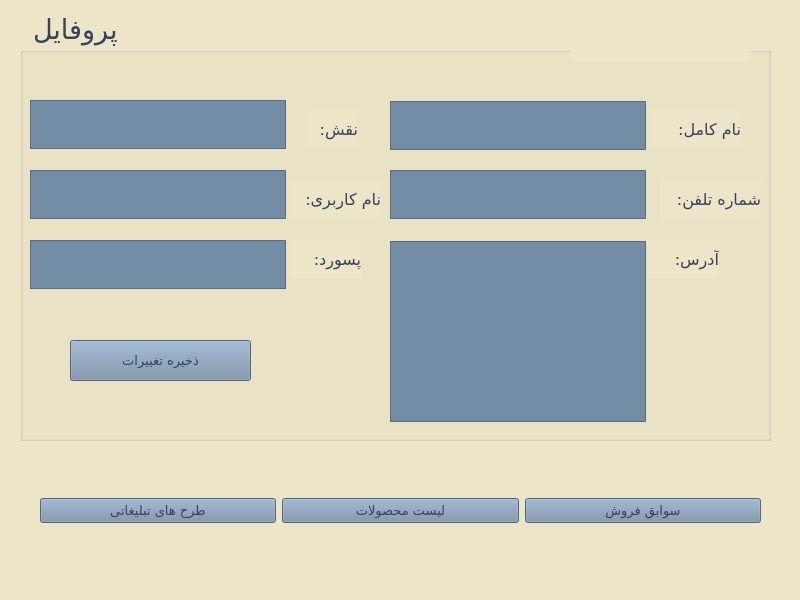
<?xml version="1.0" encoding="UTF-8"?>
<ui version="4.0">
 <class>customerProf</class>
 <widget class="QMainWindow" name="customerProf">
  <property name="geometry">
   <rect>
    <x>0</x>
    <y>0</y>
    <width>800</width>
    <height>600</height>
   </rect>
  </property>
  <property name="windowTitle">
   <string>MainWindow</string>
  </property>
  <property name="styleSheet">
   <string notr="true">background-color: rgb(236, 229, 199);</string>
  </property>
  <widget class="QWidget" name="centralwidget">
   <widget class="QWidget" name="horizontalLayoutWidget">
    <property name="geometry">
     <rect>
      <x>40</x>
      <y>480</y>
      <width>721</width>
      <height>61</height>
     </rect>
    </property>
    <layout class="QHBoxLayout" name="horizontalLayout">
     <item>
      <widget class="QPushButton" name="pushButton_3">
       <property name="font">
        <font>
         <family>Lalezar</family>
         <pointsize>10</pointsize>
        </font>
       </property>
       <property name="styleSheet">
        <string notr="true">color: rgb(53, 66, 89);
background-color: rgb(116, 141, 166);</string>
       </property>
       <property name="text">
        <string>طرح های تبلیغاتی</string>
       </property>
      </widget>
     </item>
     <item>
      <widget class="QPushButton" name="pushButton_2">
       <property name="font">
        <font>
         <family>Lalezar</family>
         <pointsize>10</pointsize>
        </font>
       </property>
       <property name="styleSheet">
        <string notr="true">background-color: rgb(116, 141, 166);
color: rgb(53, 66, 89);</string>
       </property>
       <property name="text">
        <string>لیست محصولات</string>
       </property>
      </widget>
     </item>
     <item>
      <widget class="QPushButton" name="pushButton">
       <property name="font">
        <font>
         <family>Lalezar</family>
         <pointsize>10</pointsize>
        </font>
       </property>
       <property name="styleSheet">
        <string notr="true">background-color: rgb(116, 141, 166);
color: rgb(53, 66, 89);</string>
       </property>
       <property name="text">
        <string>سوابق فروش</string>
       </property>
      </widget>
     </item>
    </layout>
   </widget>
   <widget class="QGroupBox" name="groupBox">
    <property name="geometry">
     <rect>
      <x>20</x>
      <y>10</y>
      <width>751</width>
      <height>431</height>
     </rect>
    </property>
    <property name="sizePolicy">
     <sizepolicy hsizetype="Expanding" vsizetype="Fixed">
      <horstretch>0</horstretch>
      <verstretch>0</verstretch>
     </sizepolicy>
    </property>
    <property name="font">
     <font>
      <family>Lalezar</family>
      <pointsize>20</pointsize>
      <bold>false</bold>
     </font>
    </property>
    <property name="styleSheet">
     <string notr="true">color: rgb(53, 66, 89);</string>
    </property>
    <property name="title">
     <string> پروفایل</string>
    </property>
    <property name="flat">
     <bool>false</bool>
    </property>
    <widget class="QLabel" name="label_1">
     <property name="geometry">
      <rect>
       <x>630</x>
       <y>100</y>
       <width>91</width>
       <height>38</height>
      </rect>
     </property>
     <property name="font">
      <font>
       <family>Lalezar</family>
       <pointsize>12</pointsize>
      </font>
     </property>
     <property name="styleSheet">
      <string notr="true">color: rgb(53, 66, 89);</string>
     </property>
     <property name="text">
      <string>نام کامل:</string>
     </property>
    </widget>
    <widget class="QLabel" name="label_3">
     <property name="geometry">
      <rect>
       <x>640</x>
       <y>170</y>
       <width>101</width>
       <height>38</height>
      </rect>
     </property>
     <property name="font">
      <font>
       <family>Lalezar</family>
       <pointsize>12</pointsize>
      </font>
     </property>
     <property name="styleSheet">
      <string notr="true">color: rgb(53, 66, 89);</string>
     </property>
     <property name="text">
      <string>شماره تلفن:</string>
     </property>
    </widget>
    <widget class="QLabel" name="label_4">
     <property name="geometry">
      <rect>
       <x>628</x>
       <y>230</y>
       <width>71</width>
       <height>38</height>
      </rect>
     </property>
     <property name="font">
      <font>
       <family>Lalezar</family>
       <pointsize>12</pointsize>
      </font>
     </property>
     <property name="styleSheet">
      <string notr="true">color: rgb(53, 66, 89);</string>
     </property>
     <property name="text">
      <string>آدرس:</string>
     </property>
    </widget>
    <widget class="QLabel" name="label_5">
     <property name="geometry">
      <rect>
       <x>287</x>
       <y>100</y>
       <width>51</width>
       <height>38</height>
      </rect>
     </property>
     <property name="font">
      <font>
       <family>Lalezar</family>
       <pointsize>12</pointsize>
      </font>
     </property>
     <property name="styleSheet">
      <string notr="true">color: rgb(53, 66, 89);</string>
     </property>
     <property name="text">
      <string>نقش:</string>
     </property>
    </widget>
    <widget class="QLabel" name="label_6">
     <property name="geometry">
      <rect>
       <x>270</x>
       <y>170</y>
       <width>91</width>
       <height>38</height>
      </rect>
     </property>
     <property name="font">
      <font>
       <family>Lalezar</family>
       <pointsize>12</pointsize>
      </font>
     </property>
     <property name="styleSheet">
      <string notr="true">color: rgb(53, 66, 89);</string>
     </property>
     <property name="text">
      <string>نام کاربری:</string>
     </property>
    </widget>
    <widget class="QLabel" name="label_7">
     <property name="geometry">
      <rect>
       <x>270</x>
       <y>230</y>
       <width>71</width>
       <height>38</height>
      </rect>
     </property>
     <property name="font">
      <font>
       <family>Lalezar</family>
       <pointsize>12</pointsize>
      </font>
     </property>
     <property name="styleSheet">
      <string notr="true">color: rgb(53, 66, 89);</string>
     </property>
     <property name="text">
      <string>پسورد:</string>
     </property>
    </widget>
    <widget class="QPushButton" name="pushButton_4">
     <property name="geometry">
      <rect>
       <x>50</x>
       <y>330</y>
       <width>181</width>
       <height>41</height>
      </rect>
     </property>
     <property name="font">
      <font>
       <family>Lalezar</family>
       <pointsize>10</pointsize>
      </font>
     </property>
     <property name="styleSheet">
      <string notr="true">color: rgb(53, 66, 89);
background-color: rgb(116, 141, 166);</string>
     </property>
     <property name="text">
      <string>ذخیره تغییرات</string>
     </property>
    </widget>
    <widget class="QLabel" name="label">
     <property name="geometry">
      <rect>
       <x>550</x>
       <y>10</y>
       <width>181</width>
       <height>41</height>
      </rect>
     </property>
     <property name="font">
      <font>
       <family>Lalezar</family>
       <pointsize>14</pointsize>
      </font>
     </property>
     <property name="styleSheet">
      <string notr="true">color: rgb(53, 66, 89);</string>
     </property>
     <property name="text">
      <string/>
     </property>
    </widget>
    <widget class="QPlainTextEdit" name="plainTextEdit">
     <property name="geometry">
      <rect>
       <x>370</x>
       <y>160</y>
       <width>256</width>
       <height>49</height>
      </rect>
     </property>
     <property name="font">
      <font>
       <family>Lalezar</family>
       <pointsize>12</pointsize>
       <italic>false</italic>
       <bold>false</bold>
      </font>
     </property>
     <property name="styleSheet">
      <string notr="true">background-color: rgb(116, 141, 166);
font: 12pt &quot;Lalezar&quot;;</string>
     </property>
    </widget>
    <widget class="QPlainTextEdit" name="plainTextEdit_2">
     <property name="geometry">
      <rect>
       <x>370</x>
       <y>91</y>
       <width>256</width>
       <height>49</height>
      </rect>
     </property>
     <property name="font">
      <font>
       <family>Lalezar</family>
       <pointsize>12</pointsize>
       <italic>false</italic>
       <bold>false</bold>
      </font>
     </property>
     <property name="styleSheet">
      <string notr="true">background-color: rgb(116, 141, 166);
font: 12pt &quot;Lalezar&quot;;</string>
     </property>
    </widget>
    <widget class="QPlainTextEdit" name="plainTextEdit_6">
     <property name="geometry">
      <rect>
       <x>370</x>
       <y>231</y>
       <width>256</width>
       <height>181</height>
      </rect>
     </property>
     <property name="font">
      <font>
       <family>Lalezar</family>
       <pointsize>12</pointsize>
       <italic>false</italic>
       <bold>false</bold>
      </font>
     </property>
     <property name="styleSheet">
      <string notr="true">background-color: rgb(116, 141, 166);
font: 12pt &quot;Lalezar&quot;;</string>
     </property>
     <property name="plainText">
      <string/>
     </property>
    </widget>
    <widget class="QPlainTextEdit" name="plainTextEdit_7">
     <property name="geometry">
      <rect>
       <x>10</x>
       <y>90</y>
       <width>256</width>
       <height>49</height>
      </rect>
     </property>
     <property name="font">
      <font>
       <family>Lalezar</family>
       <pointsize>12</pointsize>
       <italic>false</italic>
       <bold>false</bold>
      </font>
     </property>
     <property name="styleSheet">
      <string notr="true">background-color: rgb(116, 141, 166);
font: 12pt &quot;Lalezar&quot;;</string>
     </property>
    </widget>
    <widget class="QPlainTextEdit" name="plainTextEdit_5">
     <property name="geometry">
      <rect>
       <x>10</x>
       <y>160</y>
       <width>256</width>
       <height>49</height>
      </rect>
     </property>
     <property name="font">
      <font>
       <family>Lalezar</family>
       <pointsize>12</pointsize>
       <italic>false</italic>
       <bold>false</bold>
      </font>
     </property>
     <property name="styleSheet">
      <string notr="true">font: 12pt &quot;Lalezar&quot;;
background-color: rgb(116, 141, 166);</string>
     </property>
    </widget>
    <widget class="QPlainTextEdit" name="plainTextEdit_3">
     <property name="geometry">
      <rect>
       <x>10</x>
       <y>230</y>
       <width>256</width>
       <height>49</height>
      </rect>
     </property>
     <property name="font">
      <font>
       <family>Lalezar</family>
       <pointsize>12</pointsize>
       <italic>false</italic>
       <bold>false</bold>
      </font>
     </property>
     <property name="styleSheet">
      <string notr="true">background-color: rgb(116, 141, 166);
font: 12pt &quot;Lalezar&quot;;</string>
     </property>
    </widget>
   </widget>
  </widget>
  <widget class="QStatusBar" name="statusbar"/>
 </widget>
 <resources/>
 <connections/>
</ui>
